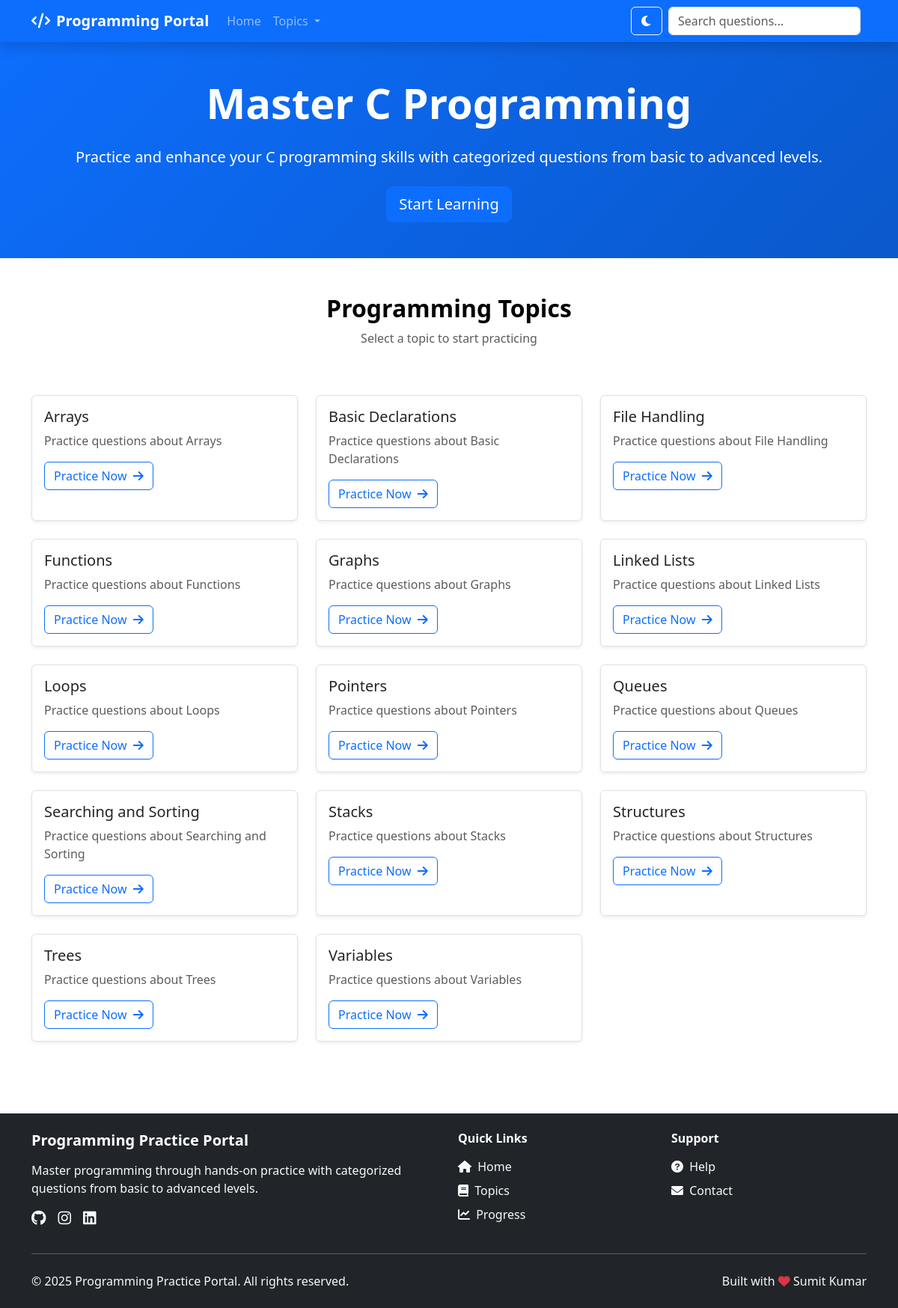
The page / on the database its author committed.
### models.py (models this page shows)
class Topic(db.Model):
    id = db.Column(db.Integer, primary_key=True)
    name = db.Column(db.String(100), unique=True, nullable=False)
    description = db.Column(db.Text)
    questions = db.relationship('Question', backref='topic', lazy=True, cascade='all, delete-orphan')

### app.py (the view)
@app.route('/')
def index():
    try:
        topics = Topic.query.order_by(Topic.name).all()
        return render_template('index.html', topics=topics)
    except Exception as e:
        return f"Error loading index: {str(e)}", 500

### templates/index.html
{% extends "base.html" %}
{% block content %}
<div class="hero-section bg-dark text-white py-5">
    <div class="container text-center">
        <h1 class="display-4 fw-bold mb-4">Master C Programming</h1>
        <p class="lead mb-4">Practice and enhance your C programming skills with categorized questions from basic to advanced levels.</p>
        <a href="#topics" class="btn btn-primary btn-lg">Start Learning</a>
    </div>
</div>
<div class="container py-5" id="topics">
    <div class="row">
        <div class="col-12 text-center mb-5">
            <h2 class="fw-bold">Programming Topics</h2>
            <p class="text-muted">Select a topic to start practicing</p>
        </div>
    </div>
    <div class="row g-4">
        {% for topic in topics %}
        <div class="col-md-6 col-lg-4">
            <div class="card h-100 shadow-sm">
                <div class="card-body">
                    <h5 class="card-title">{{ topic.name }}</h5>
                    <p class="card-text text-muted">{{ topic.description or 'Practice questions to master ' + topic.name }}</p>
                    <a href="{{ url_for('topic_questions', topic_name=topic.name) }}" class="btn btn-outline-primary">
                        Practice Now <i class="fas fa-arrow-right ms-1"></i>
                    </a>
                </div>
            </div>
        </div>
        {% endfor %}
    </div>
</div>
{% endblock %}

### templates/base.html (shortened to what this page needs)
<!DOCTYPE html>
<html lang="en" data-bs-theme="light">
<head>
    <link href="https://cdn.jsdelivr.net/npm/bootstrap@5.3.0/dist/css/bootstrap.min.css" rel="stylesheet">
    <link href="https://cdnjs.cloudflare.com/ajax/libs/font-awesome/6.0.0/css/all.min.css" rel="stylesheet">
    <link href="{{ url_for('static', filename='css/style.css') }}" rel="stylesheet">
</head>
<body class="d-flex flex-column min-vh-100">
    {% set navbar_topics = topics if topics is defined else [] %}
    {% include 'components/navbar.html' %}
    <main class="container-fluid px-0 flex-grow-1">
        {% block content %}{% endblock %}
    </main>
    {% include 'components/footer.html' %}
</body>
</html>

### templates/components/navbar.html (shortened to what this page needs)
<nav class="navbar navbar-expand-lg navbar-dark bg-primary shadow">
    <div class="container">
        <a class="navbar-brand fw-bold" href="{{ url_for('index') }}">
            <i class="fas fa-code me-2"></i>Programming Portal
        </a>
        <div class="collapse navbar-collapse" id="navbarNav">
            <ul class="navbar-nav me-auto">
                <li class="nav-item">
                    <a class="nav-link" href="{{ url_for('index') }}">Home</a>
                </li>
                <li class="nav-item dropdown">
                    <a class="nav-link dropdown-toggle" href="#" role="button" data-bs-toggle="dropdown">
                        Topics
                    </a>
                </li>
            </ul>
            <div class="d-flex">
                <button class="btn btn-outline-light me-2" id="themeToggle">
                    <i class="fas fa-moon"></i>
                </button>
                <input class="form-control me-2" type="search" placeholder="Search questions..." id="searchInput">
            </div>
        </div>
    </div>
</nav>

### templates/components/footer.html (shortened to what this page needs)
<footer class="bg-dark text-white py-4 mt-5">
    <div class="container">
        <div class="row">
            <div class="col-md-6">
                <h5 class="fw-bold mb-3">Programming Practice Portal</h5>
                <p class="text-light mb-3">
                    Master programming through hands-on practice with categorized questions from basic to advanced
                    levels.
                </p>
                <div class="d-flex">
                    <a href="https://github.com/sumit7366" class="text-light me-3">
                        <i class="fab fa-github fa-lg"></i>
                    </a>
                    <a href="https://www.instagram.com/9._sumit/#" class="text-light me-3">
                        <i class="fab fa-instagram fa-lg"></i>
                    </a>
                    <a href="https://www.linkedin.com/in/sumitkumarrr/" class="text-light">
                        <i class="fab fa-linkedin fa-lg"></i>
                    </a>
                </div>
            </div>
            <div class="col-md-3">
                <h6 class="fw-bold mb-3">Quick Links</h6>
                <ul class="list-unstyled">
                    <li class="mb-2">
                        <a href="{{ url_for('index') }}" class="text-light text-decoration-none">
                            <i class="fas fa-home me-1"></i> Home
                        </a>
                    </li>
                    <li class="mb-2">
                        <a href="#topics" class="text-light text-decoration-none">
                            <i class="fas fa-book me-1"></i> Topics
                        </a>
                    </li>
                    <li class="mb-2">
                        <a href="#" class="text-light text-decoration-none">
                            <i class="fas fa-chart-line me-1"></i> Progress
                        </a>
                    </li>
                </ul>
            </div>
            <div class="col-md-3">
                <h6 class="fw-bold mb-3">Support</h6>
                <ul class="list-unstyled">
                    <ul class="list-unstyled">
                        <li class="mb-2">
                            <a href="#" class="text-light text-decoration-none" onclick="sendHelpEmail()">
                                <i class="fas fa-question-circle me-1"></i> Help
                            </a>
                        </li>
                        <li class="mb-2">
                            <a href="mailto:sumitranjanhisu@gmail.com@example.com" class="text-light text-decoration-none">
                                <i class="fas fa-envelope me-1"></i> Contact
                            </a>
                        </li>
                    </ul>
                </ul>
            </div>
        </div>
        <hr class="my-4 bg-light">
        <div class="row align-items-center">
            <div class="col-md-6">
                <p class="mb-0 text-light">
                    &copy; <span id="currentYear"></span> Programming Practice Portal. All rights reserved.
                </p>
            </div>
            <div class="col-md-6 text-md-end">
                <p class="mb-0 text-light">
                    Built with <i class="fas fa-heart text-danger"></i>
                    <a href="{{ url_for('admin_login') }}" class="text-light text-decoration-none"
                        title="Admin Access - Click for admin login">
                        Sumit
                    </a>Kumar
                </p>
            </div>
        </div>
    </div>
</footer>

### static/css/style.css (style rules this page uses)
body { font-family: 'Segoe UI', Tahoma, Geneva, Verdana, sans-serif; background-color: #f8f9fa; }
.hero-section { background: linear-gradient(135deg, #0d6efd 0%, #0a58ca 100%); color: white; padding: 4rem 0; }
.card { transition: transform 0.2s ease, box-shadow 0.2s ease; border: none; box-shadow: 0 2px 4px rgba(0,0,0,0.1); }
.navbar-brand { font-weight: bold; }
footer { margin-top: auto; }
:root { --primary-color: #0d6efd; --secondary-color: #6c757d; --success-color: #198754; --danger-color: #dc3545; --warning-color: #ffc107; --info-color: #0dcaf0; --light-color: #f8f9fa; --dark-color: #212529; }
body { background-color: var(--bg-color, white); color: var(--text-color, black); transition: all 0.3s ease; }
.card { background-color: var(--card-bg, white); border: 1px solid var(--border-color, #dee2e6); transition: transform 0.2s ease, box-shadow 0.2s ease; }
.hero-section { background: linear-gradient(135deg, var(--primary-color) 0%, #0a58ca 100%); }

### rows shown on the page
Topic: name "Arrays", description "Practice questions about Arrays"
Topic: name "Basic Declarations", description "Practice questions about Basic Declarations"
Topic: name "File Handling", description "Practice questions about File Handling"
Topic: name "Functions", description "Practice questions about Functions"
Topic: name "Graphs", description "Practice questions about Graphs"
Topic: name "Linked Lists", description "Practice questions about Linked Lists"
Topic: name "Loops", description "Practice questions about Loops"
Topic: name "Pointers", description "Practice questions about Pointers"
Topic: name "Queues", description "Practice questions about Queues"
Topic: name "Searching and Sorting", description "Practice questions about Searching and Sorting"
Topic: name "Stacks", description "Practice questions about Stacks"
Topic: name "Structures", description "Practice questions about Structures"
Topic: name "Trees", description "Practice questions about Trees"
Topic: name "Variables", description "Practice questions about Variables"
